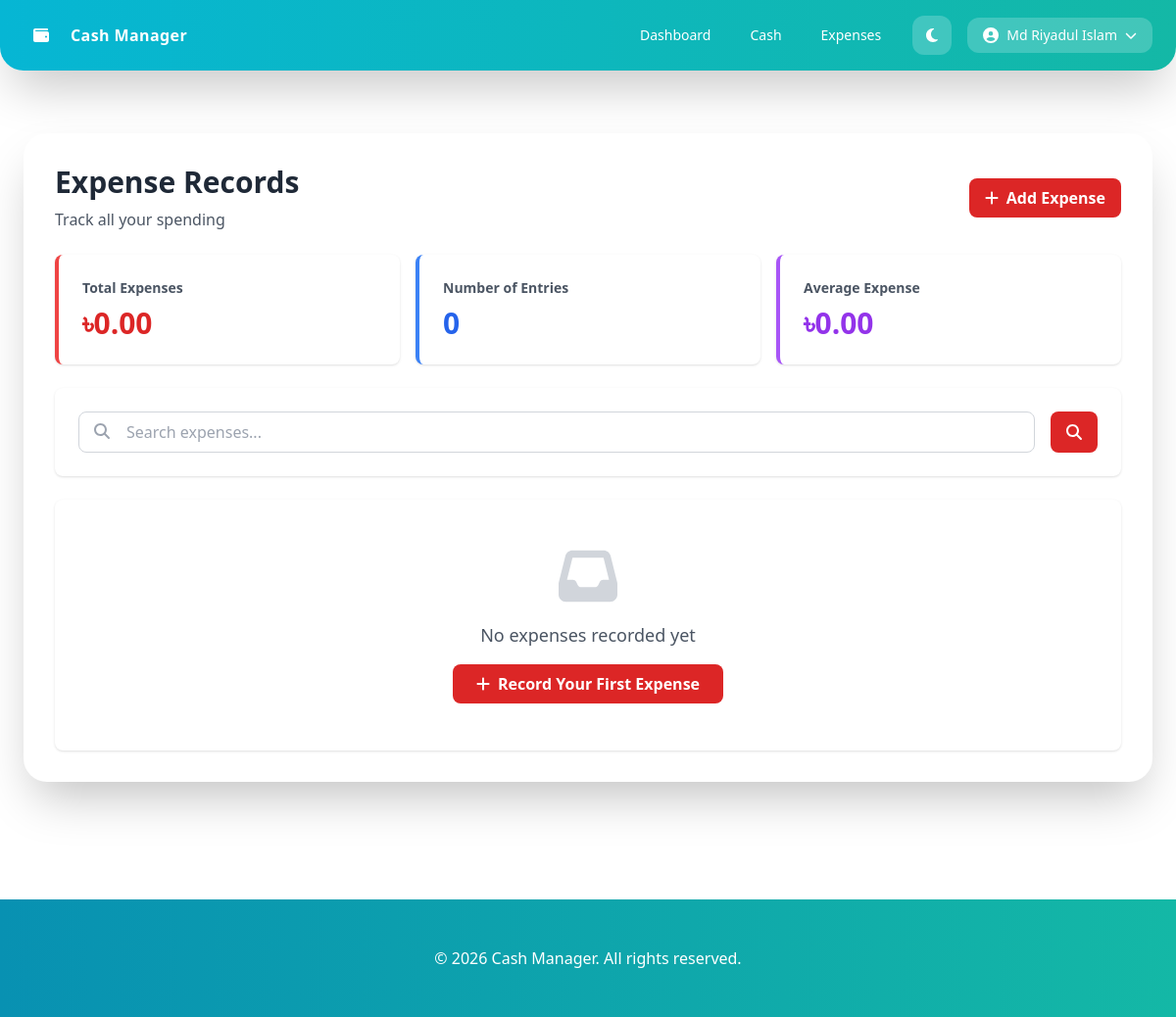
The app's page /expense-list/ (signed in), older data.
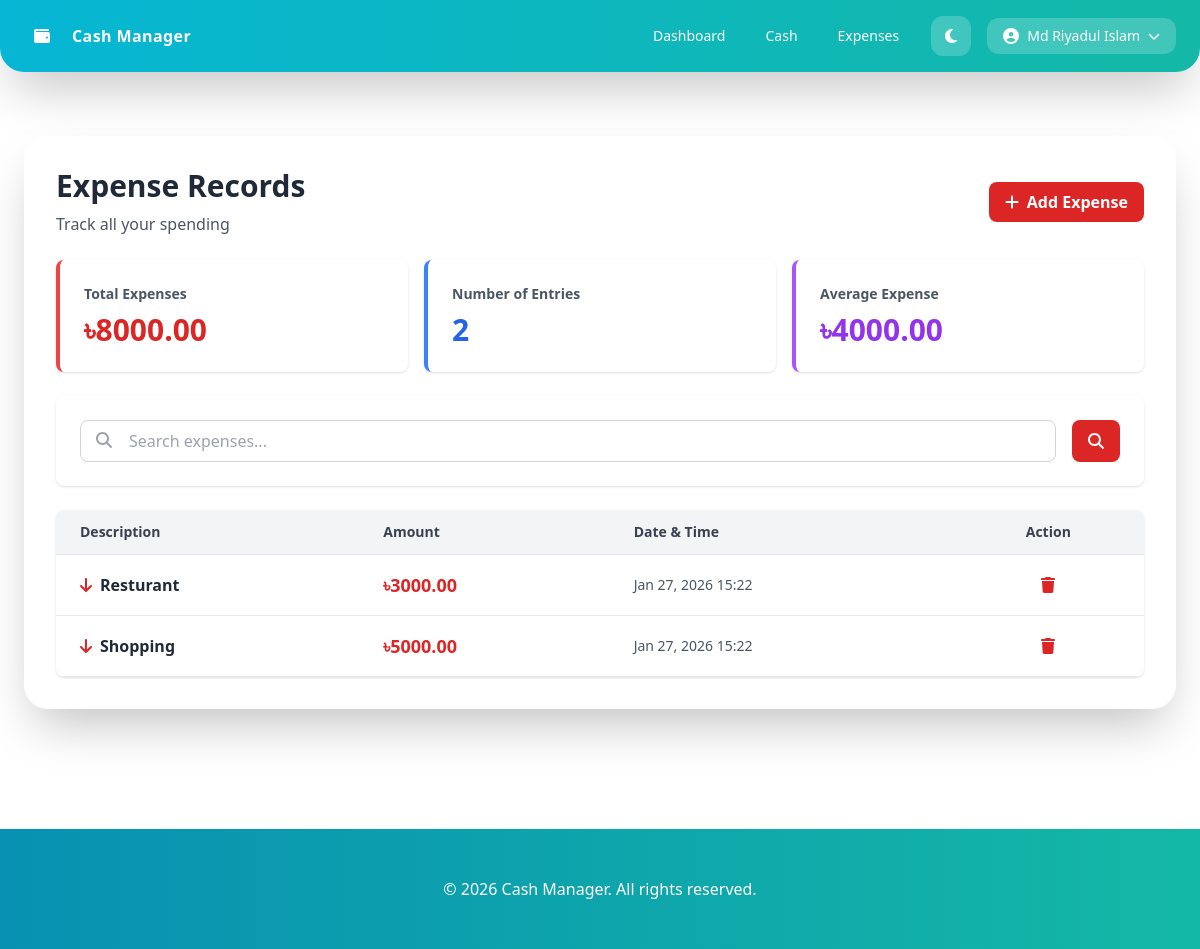
The same page, newer data.
### ManageCash/models.py (models this page shows)
class Expense(models.Model):
    user = models.ForeignKey(User, on_delete=models.CASCADE)
    description = models.TextField()
    amount = models.DecimalField(max_digits=10, decimal_places=2)
    datetime = models.DateTimeField(auto_now_add=True)

### ManageCash/views.py (the view)
# urls.py: path('expense-list/', views.expense_list, name='expense_list'),
@login_required(login_url='login')
def expense_list(request):
    expenses = Expense.objects.filter(user=request.user).order_by('-datetime')
    search_query = request.GET.get('q', '')
    if search_query:
        expenses = expenses.filter(description__icontains=search_query)
    total = expenses.aggregate(Sum('amount'))['amount__sum'] or 0
    count = expenses.count()
    average = total / count if count > 0 else 0
    context = {
        'expenses': expenses,
        'search_query': search_query,
        'total': total,
        'average': average,
    }
    return render(request, 'ManageCash/expense_list.html', context)

### templates/ManageCash/expense_list.html (shortened to what the changed rows need)
{% extends 'base.html' %}
{% block content %}
<div class="space-y-6">
    <div class="flex items-center justify-between">
        <div>
            <h1 class="text-3xl font-bold text-gray-800">Expense Records</h1>
        </div>
    </div>
    <div class="grid grid-cols-1 md:grid-cols-3 gap-4">
        <div class="bg-white rounded-lg shadow p-6 border-l-4 border-red-500">
            <p class="text-gray-600 text-sm font-semibold">Total Expenses</p>
            <p class="text-3xl font-bold text-red-600 mt-2">৳{{ total|floatformat:2 }}</p>
        </div>
        <div class="bg-white rounded-lg shadow p-6 border-l-4 border-blue-500">
            <p class="text-gray-600 text-sm font-semibold">Number of Entries</p>
            <p class="text-3xl font-bold text-blue-600 mt-2">{{ expenses|length }}</p>
        </div>
        <div class="bg-white rounded-lg shadow p-6 border-l-4 border-purple-500">
            <p class="text-gray-600 text-sm font-semibold">Average Expense</p>
            <p class="text-3xl font-bold text-purple-600 mt-2">৳{{ average|floatformat:2 }}</p>
        </div>
    </div>
    <div class="bg-white rounded-lg shadow overflow-hidden">
        {% if expenses %}
            <div class="overflow-x-auto">
                <table class="w-full">
                    <thead class="bg-gray-100 border-b">
                        <tr>
                            <th class="px-6 py-3 text-left text-sm font-semibold text-gray-700">Description</th>
                            <th class="px-6 py-3 text-left text-sm font-semibold text-gray-700">Amount</th>
                            <th class="px-6 py-3 text-left text-sm font-semibold text-gray-700">Date & Time</th>
                            <th class="px-6 py-3 text-center text-sm font-semibold text-gray-700">Action</th>
                        </tr>
                    </thead>
                    <tbody>
                        {% for expense in expenses %}
                            <tr class="border-b hover:bg-gray-50 transition">
                                <td class="px-6 py-4">
                                    <div class="flex items-center space-x-2">
                                        <i class="fas fa-arrow-down text-red-600"></i>
                                        <span class="font-semibold text-gray-800">{{ expense.description|truncatewords:5 }}</span>
                                    </div>
                                </td>
                                <td class="px-6 py-4">
                                    <span class="text-lg font-bold text-red-600">৳{{ expense.amount|floatformat:2 }}</span>
                                </td>
                                <td class="px-6 py-4 text-sm text-gray-600">
                                    {{ expense.datetime|date:"M d, Y H:i" }}
                                </td>
                                <td class="px-6 py-4 text-center">
                                    <a href="{% url 'delete_expense' expense.pk %}" class="text-red-600 hover:text-red-800 font-semibold transition">
                                        <i class="fas fa-trash"></i>
                                    </a>
                                </td>
                            </tr>
                        {% endfor %}
                    </tbody>
                </table>
            </div>
        {% else %}
            <div class="text-center py-12">
                <i class="fas fa-inbox text-6xl text-gray-300 mb-4"></i>
                <p class="text-gray-600 text-lg">No expenses recorded yet</p>
                <a href="{% url 'add_expense' %}" class="mt-4 inline-block bg-red-600 hover:bg-red-700 text-white font-bold py-2 px-6 rounded-lg transition">
                    <i class="fas fa-plus mr-2"></i>Record Your First Expense
                </a>
            </div>
        {% endif %}
    </div>
</div>
{% endblock %}

Row changes from the older to the newer data that the page shows:
added Expense: description "Resturant", amount "3000.00", datetime "Jan 27, 2026 15:22"
added Expense: description "Shopping", amount "5000.00", datetime "Jan 27, 2026 15:22"
Text that changed along with them:
{{ total|floatformat:2 }}: "0.00" → "8000.00"
{{ expenses|length }}: "0" → "2"
{{ average|floatformat:2 }}: "0.00" → "4000.00"
text no longer shown: "No expenses recorded yet Record Your First Expense"
text now shown: "Description Amount Date & Time Action"
